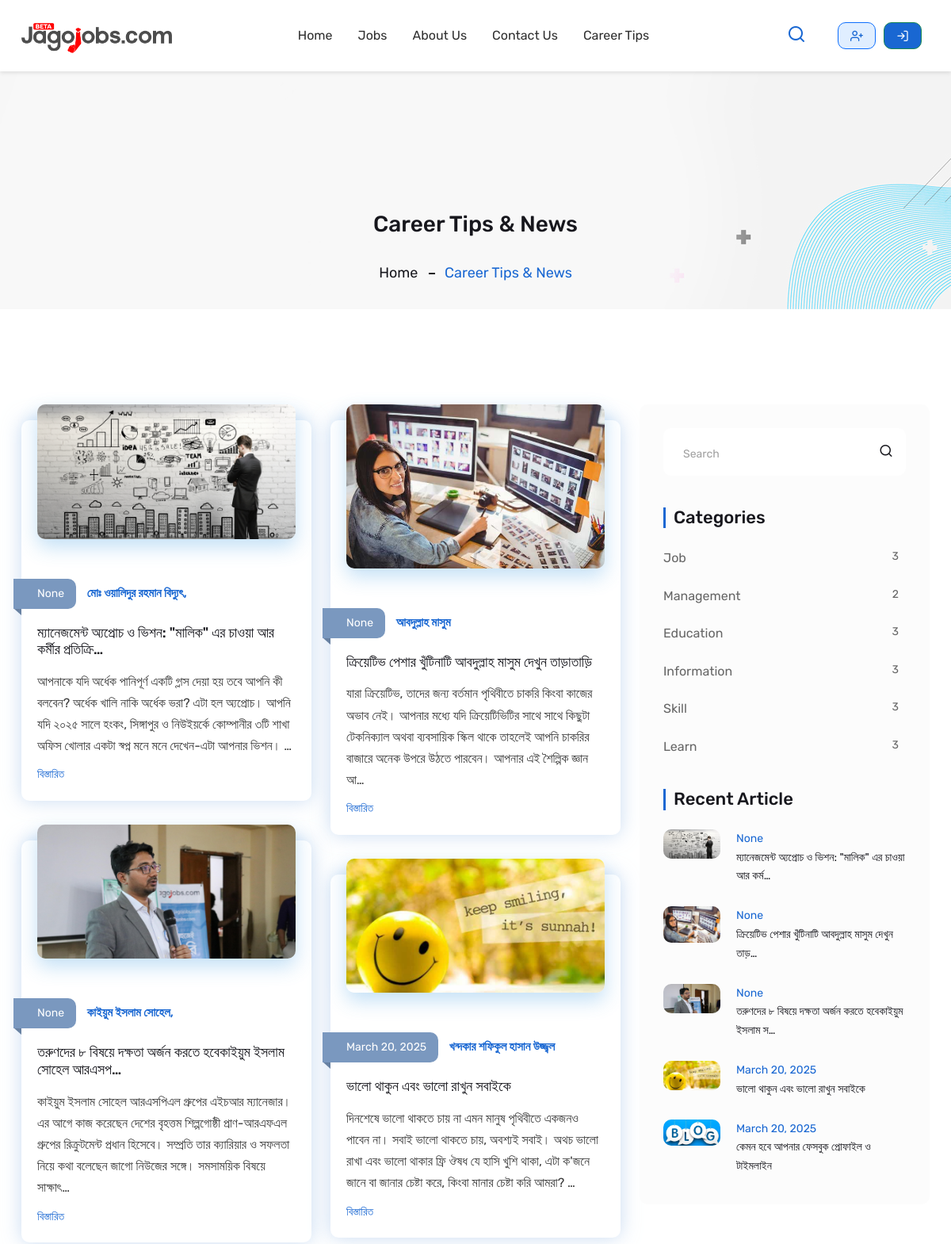
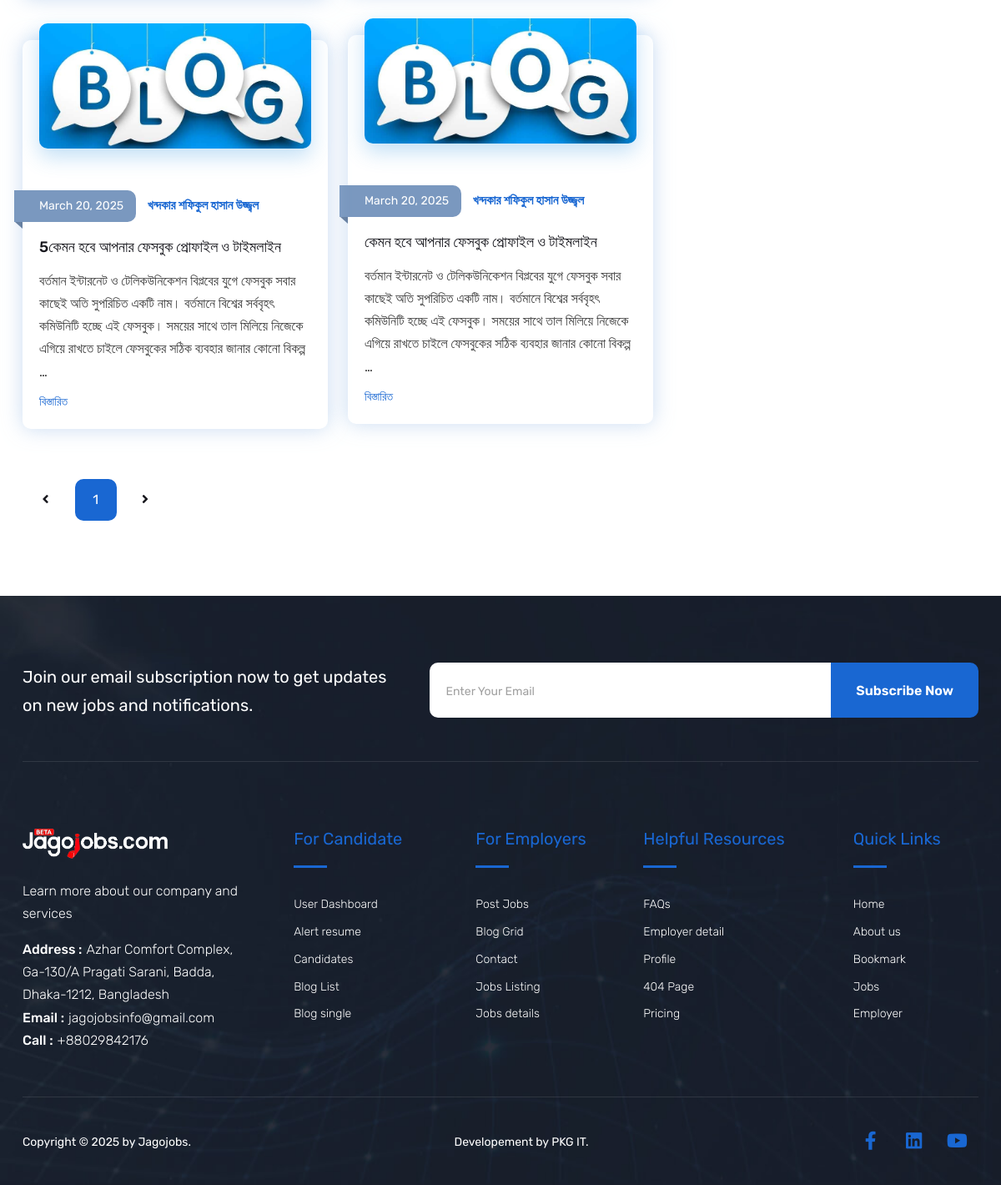
The app's page /blogs/ with its own data (2 pictures, top to bottom).
### jobboard/models.py (models this page shows, shortened)
class BlogPost(models.Model):
    title = models.CharField(max_length=200)
    writer_name = models.CharField(max_length=200)
    content = models.TextField()
    created_at = models.DateField(auto_now_add=True)
    published = models.BooleanField(default=False)
    categories = models.ManyToManyField(BlogCategory, blank=True)
    image = models.ImageField(upload_to='media/blog_images/', blank=True, null=True , default='media/default/blog.jpg')
    @classmethod
    def get_recent(cls, count=5):
        return cls.objects.filter(published=True).order_by('-created_at')[:count]

class BlogCategory(models.Model):
    name = models.CharField(max_length=30, unique=True)

### jobboard/views.py (the view)
# urls.py: path('blogs/', blog_list, name='home_blog_list'),
def blog_list(request):
    posts = BlogPost.objects.filter(published=True).order_by('-created_at')
    recentjob = BlogPost.get_recent()
    blogCategory = BlogCategory.objects.annotate(post_count=Count('blogpost'))
    paginator = Paginator(posts, 10)
    page_number = request.GET.get('page')
    page_obj = paginator.get_page(page_number)
    return render(request, 'blog/blog_list.html', {'page_obj': page_obj, 'blogCategory': blogCategory, 'recentjob': recentjob})

### accounts/context_processors.py (called while the page is built)
def user_role(request):
    if request.user.is_authenticated:
        return {'user_role': request.user.role}
    return {}

### jobboard/templates/blog/blog_list.html (shortened to what this page needs)
{% extends 'base.html' %}
{% load static %}
{% block body %}
        <div class="page-content">
            <div class="wt-bnr-inr overlay-wraper bg-center" style="background-image:url('{% static 'images/banner/1.jpeg' %}');">
                <div class="overlay-main site-bg-white opacity-01"></div>
                <div class="container">
                    <div class="wt-bnr-inr-entry">
                        <div class="banner-title-outer">
                            <div class="banner-title-name">
                                <h2 class="wt-title">Career Tips & News</h2>
                            </div>
                        </div>
                            <div>
                                <ul class="wt-breadcrumb breadcrumb-style-2">
                                    <li><a href="{% url 'home' %}">Home</a></li>
                                    <li>Career Tips & News</li>
                                </ul>
                            </div>
                    </div>
                </div>
            </div>
            <div class="section-full p-t120  p-b90 site-bg-white">
                <div class="container">
                    <div class="row">
                        <div class="col-lg-8 col-md-12">
                            <div class="masonry-wrap row d-flex">
                                {% for post in page_obj %}
                                <div class="masonry-item col-lg-6 col-md-12">
                                    <div class="blog-post twm-blog-post-1-outer">
                                        <div class="wt-post-media">
                                            {% if post.image %}
                                                <a href="{% url 'home_blog_detail' post.id %}"><img src="{{ post.image.url }}" alt="{{ post.title }}"></a>
                                            {% else %}
                                                <p>No image available</p>
                                            {% endif %}
                                        </div>
                                        <div class="wt-post-info">
                                            <div class="wt-post-meta ">
                                                <ul>
                                                    <li class="post-date">{{ post.created_at }}</li>
                                                    <li class="post-author"><a href="{% url 'home_blog_detail' post.id %}">{{ post.writer_name }} </a></li>
                                                </ul>
                                            </div>
                                            <div class="wt-post-title ">
                                                <h4 class="post-title">
                                                    <a href="{% url 'home_blog_detail' post.id %}">{{ post.title|truncatechars:60  }}</a>
                                                </h4>
                                            </div>
                                            <div class="wt-post-text ">
                                                <p>{{ post.content|truncatechars:220 }}</p>
                                            </div>
                                            <div class="wt-post-readmore ">
                                                <a href="{% url 'home_blog_detail' post.id %}" class="site-button-link site-text-primary">বিস্তারিত</a>
                                            </div>
                                        </div>
                                    </div>
                                </div>
                                {%endfor%}
                            </div>
                            <div class="pagination-outer">
                                <div class="pagination-style1">
                                    <ul class="clearfix">
                                        {% if page_obj.has_previous %}
                                            <li class="prev">
                                                <a href="?page={{ page_obj.previous_page_number }}">
                                                    <span> <i class="fa fa-angle-left"></i> </span>
                                                </a>
                                            </li>
                                        {% else %}
                                            <li class="prev disabled">
                                                <a href="javascript:;">
                                                    <span> <i class="fa fa-angle-left"></i> </span>
                                                </a>
                                            </li>
                                        {% endif %}
                                        {% for num in page_obj.paginator.page_range %}
                                            {% if page_obj.number == num %}
                                                <li class="active">
                                                    <a href="javascript:;">{{ num }}</a>
                                                </li>
                                            {% else %}
                                                <li><a href="?page={{ num }}">{{ num }}</a></li>
                                            {% endif %}
                                        {% endfor %}
                                        {% if page_obj.has_next %}
                                            <li class="next">
                                                <a href="?page={{ page_obj.next_page_number }}">
                                                    <span> <i class="fa fa-angle-right"></i> </span>
                                                </a>
                                            </li>
                                        {% else %}
                                            <li class="next disabled">
                                                <a href="javascript:;">
                                                    <span> <i class="fa fa-angle-right"></i> </span>
                                                </a>
                                            </li>
                                        {% endif %}
                                    </ul>
                                </div>
                            </div>
                        </div>
                        <div class="col-lg-4 col-md-12 rightSidebar">
                            <div class="side-bar">
                                <div class="widget search-bx">
                                    <form role="search" method="post">
                                        <div class="input-group">
                                            <input type="text" class="form-control" placeholder="Search">
                                            <button class="btn" type="button" id="button-addon2"><i class="feather-search"></i></button>
                                        </div>
                                    </form>
                                </div>
                                <div class="widget all_services_list">
                                    <h4 class="section-head-small mb-4">Categories</h4>
                                    <div class="all_services m-b30">
                                        <ul>
                                            {% for category in blogCategory %}
                                                <li><a href="#">{{ category.name }}</a> <span class="badge">{{ category.post_count }}</span></li>
                                            {% endfor %}
                                        </ul>
                                    </div>
                                </div>
                                <div class="widget recent-posts-entry">
                                    <h4 class="section-head-small mb-4">Recent Article</h4>
                                    <div class="section-content">
                                        <div class="widget-post-bx">
                                            {% for post in recentjob %}
                                            <div class="widget-post clearfix">
                                                <div class="wt-post-media">
                                                    <img src="{{ post.image.url }}" alt="">
                                                </div>
                                                <div class="wt-post-info">
                                                    <div class="wt-post-header">
                                                        <span class="post-date">{{ post.created_at }}</span>
                                                        <span class="post-title">
                                                            <a href="blog-single.html">{{ post.title|truncatechars:50 }}</a>
                                                        </span>
                                                    </div>
                                                </div>
                                            </div>
                                            {% endfor %}
                                        </div>
                                    </div>
                                </div>
                            </div>
                        </div>
                    </div>
                </div>
            </div>
        </div>
{% endblock %}

### static/css/feather.css (style rules this page uses)
[class^="feather-"], [class*=" feather-"] { font-family: 'feather' !important; speak: none; font-style: normal; font-weight: normal; font-variant: normal; text-transform: none; line-height: 1; -webkit-font-smoothing: antialiased; -moz-osx-font-smoothing: grayscale; }
.feather-search:before { content: "\e9c1"; }

### records on screen
BlogPost: image (picture), created_at "None", writer_name "মোঃ ওয়ালিদুর রহমান বিদ্যুৎ,", title "ম্যানেজমেন্ট অ্যপ্রোচ ও ভিশন: \"মালিক\" এর চাওয়া আর কর্মীর প্রতিক্রি…", content "আপনাকে যদি অর্ধেক পানিপূর্ণ একটি গ্লাস দেয়া হয় তবে আপনি কী বলবেন? অর্ধেক খালি নাকি অর্ধেক ভরা? এটা হল অ্যপ্রোচ। আপনি যদি ২০২৫ সালে হংকং, সিঙ্গাপুর ও নিউইয়র্কে কোম্পানীর ৩টি শাখা অফিস খোলার একটা স্বপ্ন মনে মনে দেখেন-এটা আপনার ভিশন। …", title "ম্যানেজমেন্ট অ্যপ্রোচ ও ভিশন: \"মালিক\" এর চাওয়া আর কর্ম…"
BlogPost: image (picture), created_at "None", writer_name "আবদুল্লাহ মাসুম", title "ক্রিয়েটিভ পেশার খুঁটিনাটি আবদুল্লাহ মাসুম দেখুন তাড়াতাড়ি", content "যারা ক্রিয়েটিভ, তাদের জন্য বর্তমান পৃথিবীতে চাকরি কিংবা কাজের অভাব নেই। আপনার মধ্যে যদি ক্রিয়েটিভিটির সাথে সাথে কিছুটা টেকনিক্যাল অথবা ব্যবসায়িক স্কিল থাকে তাহলেই আপনি চাকরির বাজারে অনেক উপরে উঠতে পারবেন। আপনার এই শৈল্পিক জ্ঞান আ…", title "ক্রিয়েটিভ পেশার খুঁটিনাটি আবদুল্লাহ মাসুম দেখুন তাড়…"
BlogPost: image (picture), created_at "None", writer_name "কাইয়ুম ইসলাম সোহেল,", title "তরুণদের ৮ বিষয়ে দক্ষতা অর্জন করতে হবেকাইয়ুম ইসলাম সোহেল আরএসপ…", content "কাইয়ুম ইসলাম সোহেল আরএসপিএল গ্রুপের এইচআর ম্যানেজার। এর আগে কাজ করেছেন দেশের বৃহত্তম শিল্পগোষ্ঠী প্রাণ-আরএফএল গ্রুপের রিক্রুটমেন্ট প্রধান হিসেবে। সম্প্রতি তার ক্যারিয়ার ও সফলতা নিয়ে কথা বলেছেন জাগো নিউজের সঙ্গে। সমসাময়িক বিষয়ে সাক্ষাৎ…", title "তরুণদের ৮ বিষয়ে দক্ষতা অর্জন করতে হবেকাইয়ুম ইসলাম স…"
BlogPost: image (picture), created_at "March 20, 2025", writer_name "খন্দকার শফিকুল হাসান উজ্জ্বল", title "ভালো থাকুন এবং ভালো রাখুন সবাইকে", content "দিনশেষে ভালো থাকতে চায় না এমন মানুষ পৃথিবীতে একজনও পাবেন না। সবাই ভালো থাকতে চায়, অবশ্যই সবাই। অথচ ভালো রাখা এবং ভালো থাকার ফ্রি ঔষধ যে হাসি খুশি থাকা, এটা ক'জনে জানে বা জানার চেষ্টা করে, কিংবা মানার চেষ্টা করি আমরা? …"
BlogPost: image (picture), created_at "March 20, 2025", writer_name "খন্দকার শফিকুল হাসান উজ্জ্বল", title "কেমন হবে আপনার ফেসবুক প্রোফাইল ও টাইমলাইন", content "বর্তমান ইন্টারনেট ও টেলিকউনিকেশন বিপ্লবের যুগে ফেসবুক সবার কাছেই অতি সুপরিচিত একটি নাম। বর্তমানে বিশ্বের সর্ববৃহৎ কমিউনিটি হচ্ছে এই ফেসবুক। সময়ের সাথে তাল মিলিয়ে নিজেকে এগিয়ে রাখতে চাইলে ফেসবুকের সঠিক ব্যবহার জানার কোনো বিকল্প …"
BlogPost: image (picture), created_at "March 20, 2025", writer_name "খন্দকার শফিকুল হাসান উজ্জ্বল", title "5কেমন হবে আপনার ফেসবুক প্রোফাইল ও টাইমলাইন", content "বর্তমান ইন্টারনেট ও টেলিকউনিকেশন বিপ্লবের যুগে ফেসবুক সবার কাছেই অতি সুপরিচিত একটি নাম। বর্তমানে বিশ্বের সর্ববৃহৎ কমিউনিটি হচ্ছে এই ফেসবুক। সময়ের সাথে তাল মিলিয়ে নিজেকে এগিয়ে রাখতে চাইলে ফেসবুকের সঠিক ব্যবহার জানার কোনো বিকল্প …"
BlogCategory: name "Job", post_count "3"
BlogCategory: name "Management", post_count "2"
BlogCategory: name "Education", post_count "3"
BlogCategory: name "Information", post_count "3"
BlogCategory: name "Skill", post_count "3"
BlogCategory: name "Learn", post_count "3"

### other values on screen
{{ num }} "1"
